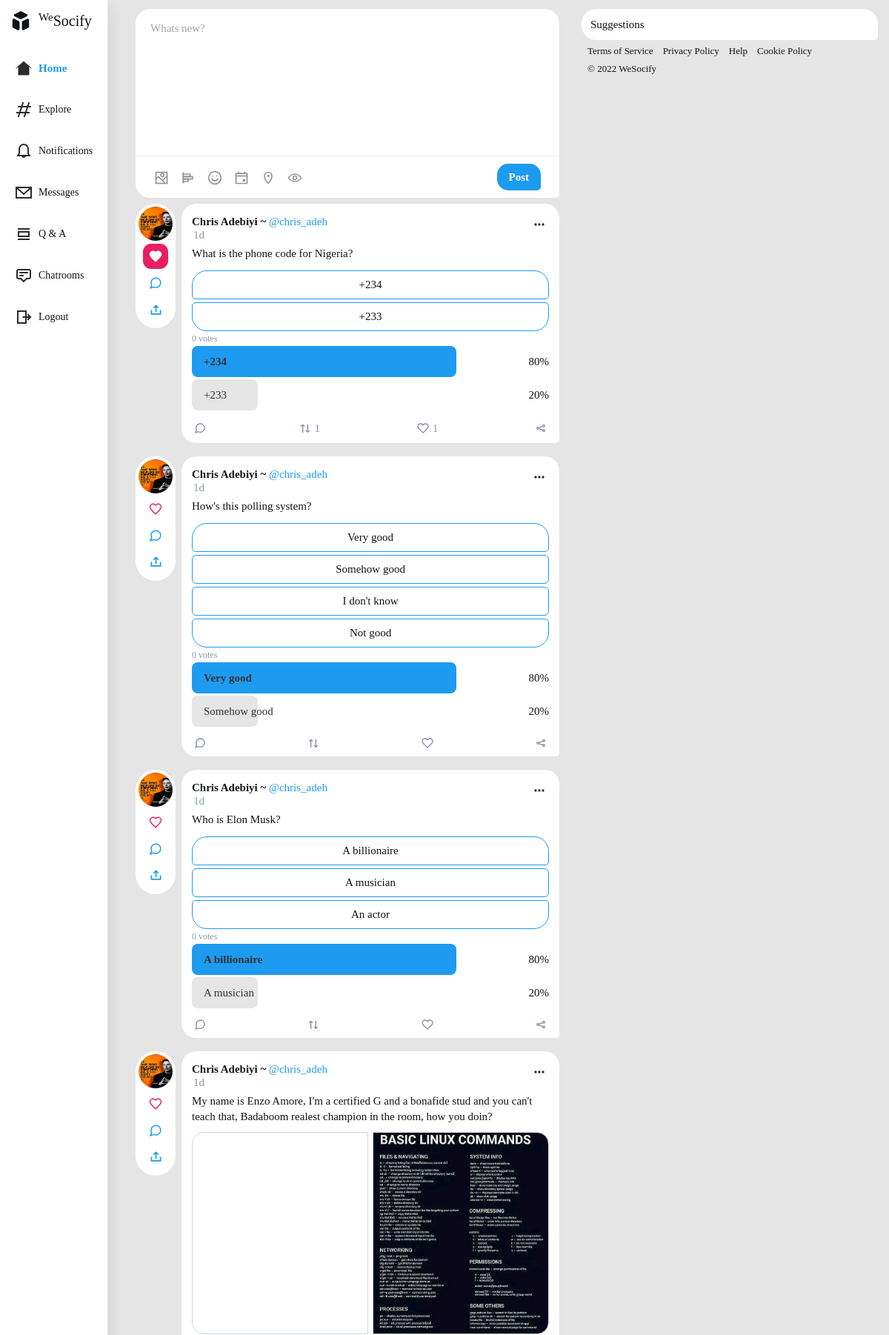
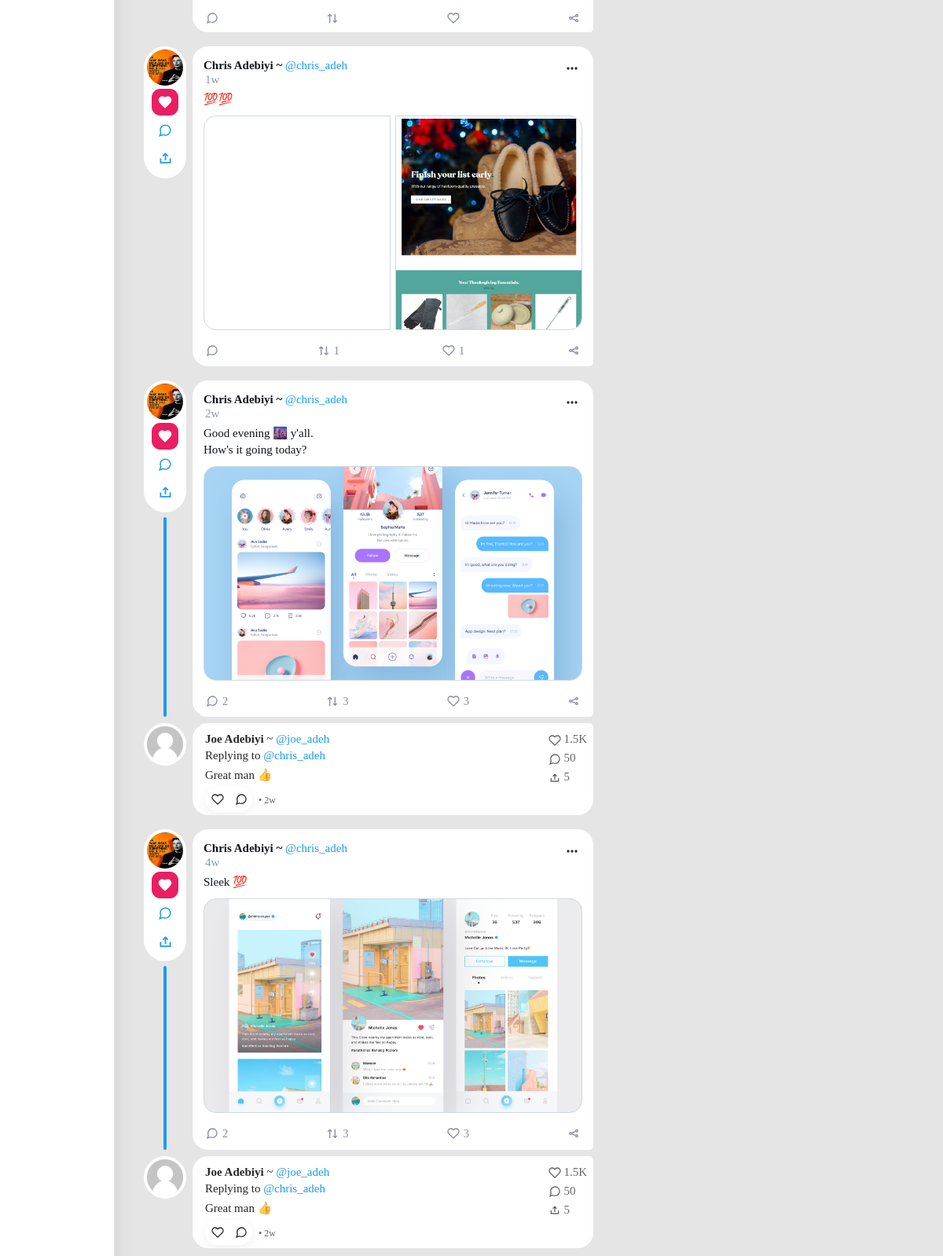
Screenshot of / (signed in, upper part) with the database file from the repository (2 pictures, top to bottom).
### feed/models.py (models this page shows)
class Feed(models.Model):
    user = models.ForeignKey(User, on_delete=models.CASCADE)
    username = models.CharField(max_length=100)
    text = models.TextField(null=True, blank=True)
    likes = models.ManyToManyField(User, blank=True, related_name="feed_likes")
    created_at = models.DateTimeField(auto_now_add=True)
    class Meta:
        ordering = ('created_at',)

class FeedPoll(models.Model):
    feed = models.ForeignKey(Feed, default=None, related_name="feed_poll", on_delete=models.CASCADE)
    choice_1 = models.CharField(max_length=25)
    choice_2 = models.CharField(max_length=25)
    choice_3 = models.CharField(max_length=25, null=True)
    choice_4 = models.CharField(max_length=25, null=True)
    votes = models.IntegerField(default=0)
    created_at = models.DateTimeField(auto_now_add=True)

class FeedImages(models.Model):
    feed = models.ForeignKey(Feed, default=None, related_name="images", on_delete=models.CASCADE)
    image = models.ImageField(upload_to=get_image_filename, verbose_name='feed_images', null=True, blank=True)
    uploaded_at = models.DateTimeField(auto_now_add=True)

class FeedComments(models.Model):
    user = models.ForeignKey(User, null=True, blank=True, on_delete=models.CASCADE)
    feed = models.ForeignKey(Feed, default=None, related_name="comments", on_delete=models.CASCADE)
    username = models.CharField(max_length=100)
    text = models.TextField(null=True, blank=True)
    likes = models.ManyToManyField(User, blank=True, related_name="comment_likes")
    created_at = models.DateTimeField(auto_now_add=True)

### accounts/models.py (models this page shows, shortened)
class User(AbstractUser):
    first_name = None
    last_name = None
    name = models.TextField(max_length=50)
    bio = models.TextField(max_length=150, null=True, blank=True)
    avatar = models.ImageField(upload_to=get_image_filename, default='default.png')
    cover = models.ImageField(upload_to=get_cover_image_filename, default='default_cover.png')
    location = models.CharField(max_length=30, blank=True)
    website = models.CharField(max_length=100, blank=True)
    followers = models.ManyToManyField(
        "self", blank=True, related_name="following", symmetrical=False
    )
    birth_date = models.DateField()
    class Meta:
        verbose_name = 'user'
        verbose_name_plural = 'Users'

### feed/views.py (the view)
# urls.py: path('', views.FeedView.get, name='home'),
    @login_required
    def get(request):
        try:
            feed_object = get_user_feed(request)
            feed = pagination(request, feed_object)
            user_following = get_user_following(request.user)
            follow_comment = get_following_comment(user_following)
            user_object = request.user
            context = {
            'page_title': "Home",
            'post_form': postForm(),
            'user_profile': user_object,
            'following': user_following,
            'posts': feed,
            'follow_comment': follow_comment,
            }
            return render(request, 'feed/content.html', context)
        except Feed.DoesNotExist:
            return render(request, 'feed/content.html', context)

### feed/forms.py
class postForm(forms.ModelForm):
	text = forms.CharField(max_length=500, widget=forms.Textarea)
	class Meta:
		model = Feed
		fields = ('text',)

### feed/utils.py (called while the page is built)
def pagination(request, obj):
    if request.method == "POST":
    	page = request.POST['page']
    page = 1
    start = (page - 1) * PER_PAGE
    end = start + PER_PAGE
    feed_list = [feed for feed in obj]
    feed = feed_list[start:end]
    return feed

def get_user_following(obj):
    user_following = obj.following.all()
    following = []
    for follow in user_following:
      following.append(follow.username)
    return following

def get_user_feed(request):
	user_following_list = []
	feed_list = []
	feed_object = Feed.objects.select_related('user').filter(user__username=request.user.username).order_by('-id')
	feed_list.append(feed_object)
	user_following = request.user.following.all()
	for following in user_following:
	  feed_object = Feed.objects.filter(user__id=following.id).order_by('-id')
	  feed_list.append(feed_object)
	output = list(chain(*feed_list))
	return output

def get_following_comment(following):
  try:
    output = []
    for follow in following:
      comment = FeedComments.objects.select_related().filter(user__username=follow)[:1]
      for c in comment:
        output.append(c)
    return output
  except Feed.DoesNotExist:
    return None

### moments/templatetags/custom_date.py (called while the page is built, shortened)
@register.filter(name='custom_date')
def custom_date(value):
    now = timezone.now()
    if type(value) is int:
        diff = now - timezone.fromtimestamp(value)
    elif isinstance(value, datetime):
        diff = now - value
    elif not value:
        diff = 0
    second_diff = diff.seconds
    day_diff = diff.days
    if day_diff < 0:
        return ''
    if day_diff < 7:
        return str(day_diff) + "d"
    if day_diff < 31:
        return str(day_diff // 7) + "w"
    if day_diff < 365:
        return str(day_diff // 30) + "mo"
    return str(day_diff // 365) + "y"

### templates/feed/content.html (shortened to what this page needs)
{% extends 'wrapper.html' %}
{% load widget_tweaks humanize static %}
{% block content %}
<section class="container sidebar-boxed">
<div class="row justify-center py-3">
<div class="col-sm-12 col-md-12 col-lg-7 col-xl-7">
<div class="feed-container">
{% include 'feed/partials/create.html' %}
<div id="feed-container">
{% include 'feed/feeds.html' %}
</div>
</div>
</div>
<div class="col-sm-12 col-md-12 col-lg-5 col-xl-5 is-hidden-mobile">
<div class="profile-sidebar">
<div class="ui-block p-3">
<h6> Suggestions </h6>
</div>
<div class="footer-sidebar">
<a href="{% url 'core:terms' %}" class="footer-item">Terms of Service</a>
<a href="{% url 'core:privacy' %}" class="footer-item">Privacy Policy</a>
<a href="" class="footer-item">Help</a>
<a href="" class="footer-item">Cookie Policy</a>
<a class="footer-item">© {% now "Y" %} WeSocify</a>
</div>
</div>
</div>
</div>
</section>
{% endblock %}

### templates/feed/feeds.html (shortened to what this page needs)
{% load custom_date humanize static %}
{% for post in posts %}
<div class="ui-feed {% if post.comments.all %}has-comment{% endif %}" id="feed{{post.id}}">
<div class="ui-feed-thumb">
<div class="ui-feed-thumb-inner">
<a href="{% url 'accounts:profile' username=post.user.username %}" class="rounded-full">
<img src="{{post.user.avatar.url}}" class="bg-gray-200 rounded-full w-12 h-12">
</a>
{% include 'feed/partials/action_buttons.html' %}
</div>
<div class="ui-thread-line"></div>
</div>
<div class="ui-feed-contents ui-block">
<div class="ui-feed-author">
<div class="ui-feed-name">{{post.user.name}} ~ <a href="{% url 'accounts:profile' username=post.user.username %}" class="ui-at ui-feed-uname">@{{post.username}}</a>
<div class="ui-feed-time">{{post.created_at|custom_date}}</div>
</div>
<div class="ui-feed-btn hover:bg-gray-200 transition" style="z-index: 1;" data-id="{{post.id}}" hx-get="{% url 'feed:menu' pk=post.id %}" hx-target="#feed-menu-modal" hx-swap="outerHTML">
<svg role="img" class="icon icon--20" xmlns="http://www.w3.org/2000/svg" width="24" height="24" viewBox="0 0 24 24">
<circle cx="12" cy="12" r="1"></circle>
<circle cx="6" cy="12" r="1"></circle>
<circle cx="18" cy="12" r="1"></circle>
</svg>
</div>
</div>
<div class="ui-feed-text" id="feed-text{{post.id}}">{{post.text|linebreaksbr|safe}}</div>
{% if post.images.all.count == 1 %}
<div class="feed-image" uk-lightbox>
{% for image in post.images.all %}
<a class="feed-image-item" href="{{image.image.url}}" style="background-image: url({{image.image.url}});display: block;" title="{{post.username}}'s post"></a>
{% endfor %}
</div>
{% elif post.images.all.count == 2 %}
<div class="feed-image" uk-lightbox>
<div class="feed-image-column">
{% for image in post.images.all %}
<a class="feed-image-item image-item" href="{{image.image.url}}" style="background-image: url({{image.image.url}});" title="{{post.username}}'s post"></a>
{% endfor %}
</div>
</div>
{% endif %}
{% if post.feed_poll.all %}
<div class="ui-poll-wrapper" data-feed="{{ post.id }}">
{% with poll=post.feed_poll.all %}
{% for p in poll %}
<a class="uk-button uk-button-default" data-id="{{ p.id }}" data-choice="1">{{ p.choice_1 }}</a>
<a class="uk-button uk-button-default" data-id="{{ p.id }}" data-choice="2">{{ p.choice_2 }}</a>
{% if p.choice_3 %}
<a class="uk-button uk-button-default" data-id="{{ p.id }}" data-choice="3">{{ p.choice_3 }}</a>
{% endif %}
{% if p.choice_4 %}
<a class="uk-button uk-button-default" data-id="{{ p.id }}" data-choice="4">{{ p.choice_4 }}</a>
{% endif %}
<p class="ui-poll-stats"> {{ p.votes }} votes </p>
<div class="ui-poll-result">
<div class="ui-result-wrapper">
<div class="uk-button uk-button-default selected"><span class="text">{{ p.choice_1 }}</span> <span class="bg" style="width: 80%;"></span></div> <span> 80% </span>
</div>
<div class="ui-result-wrapper">
<div class="uk-button uk-button-default"><span class="text">{{ p.choice_2 }}</span> <span class="bg" style="width: 20%;"></span></div> <span> 20% </span>
</div>
</div>
{% endfor %}
{% endwith %}
</div>
{% endif %}
<div class="ui-feed-footer pt-2 space-y-3">
<div class="ui-feed-footer-inner">
<div class="social-count">
<div class="comments-count">
{% if post.comments.all.count >= 1 %}
<span>{{post.comments.count|intword}}</span>
{% endif %}
</div>
<div class="shares-count">
<svg role="img" class="icon" width="24" height="24" viewBox="0 0 24 24" xmlns="http://www.w3.org/2000/svg">
<desc id="swapVerticalIconDesc"></desc>
<path d="M4 8L7 5L10 8"></path>
<path d="M7 20L7 6"></path>
<path d="M20 17L17 20L14 17"></path>
<path d="M17 5L17 19"></path>
</svg>
{% if post.likes.all.count >= 1 %}
<span>{{post.likes.count|intword}}</span>
{% endif %}
</div>
<div class="likes-count">
{% if post.likes.all.count >= 1 %}
<span>{{post.likes.count|intword}}</span>
{% endif %}
</div>
<div class="likes-count">
</div>
</div>
</div>
</div>
</div>
</div>
{% if post.comments.all %}
{% for comment in follow_comment %}
<div class="ui-comment-list w-full" id="comment{{post.id}}">
<div class="ui-comment-thumb">
<a href="{% url 'accounts:profile' username=comment.user.username %}" class="rounded-full">
<img src="{{comment.user.avatar.url}}" class="bg-gray-200 rounded-full w-12 h-12" alt="{{comment.user.username}}'s picture">
</a>
</div>
<div class="ui-comment-container flex relative w-full">
<div class="ui-comment h-full relative lg:ml-5">
<div class="ui-comment-user"><span class="font-bold">{{comment.user.name}}</span>  ~ <a href="{% url 'accounts:profile' username=comment.user.username %}" class="ui-at">@{{comment.user.username}}</a>
</div>
<p>Replying to <a href="{% url 'accounts:profile' username=post.user.username %}" class="ui-at">@{{post.user.username}}</a></p>
<div class="ui-comment-text">{{comment.text|linebreaksbr|safe}}</div>
<div class="ui-comment-buttons">
<div class="ui-comment-time"> • {{comment.created_at|custom_date}}</div>
<button class="ui-comment-button ui-like-button">
</button>
<button class="ui-comment-button">
</button>
</div>
</div>
<div class="ui-comment-menu">
<div class="modal-trigger" data-modal="feed-menu-modal" data-id="{{post.id}}"><i class="icon-feather-chevron-down font-medium hover:bg-gray-200 rounded-full p-2 transition"></i>
</div>
<div class="ui-comment-stats">
<div class="ui-stats"><svg class="icon" width="16" height="16" viewBox="0 0 24 24" fill="none" stroke="currentColor" stroke-width="2" stroke-linecap="round" stroke-linejoin="round"><path d="M20.84 4.61a5.5 5.5 0 0 0-7.78 0L12 5.67l-1.06-1.06a5.5 5.5 0 0 0-7.78 7.78l1.06 1.06L12 21.23l7.78-7.78 1.06-1.06a5.5 5.5 0 0 0 0-7.78z"></path></svg>
<span>1.5K</span></div>
<div class="ui-stats"> <span>50</span></div>
<div class="ui-stats">
<svg class="icon stroke-current" width="16" height="16" viewBox="0 0 24 24" xmlns="http://www.w3.org/2000/svg"><path d="M12 14V6"></path><path d="M9 8L12 5L15 8"></path><path d="M5 13V18H19V13"></path></svg>
<span>5</span></div>
</div>
</div>
</div>
</div>
{% endfor %}
{% endif %}
{% empty %}
<div class="p-4">
<h3 class="text-xl font-bold">You're all caught up</h3>
<div class="mt-2"><p> Your feeds and feeds from people you follow will show up here. </p></div>
</div>
{% endfor %}

### templates/feed/partials/action_buttons.html (shortened to what this page needs)
<div class="control-block-button post-control-button" id="actions{{post.id}}">
<a class="like-button {% if request.user in post.likes.all %}is-liked{% endif %}" hx-post="{% url 'feed:like' pk=post.id %}" hx-target="#feed{{post.id}}" hx-swap="outerHTML" data-id="{{post.id}}">
</a>
<a class="hover:bg-gray-200 transition" href="{% url 'feed:view' username=post.user.username pk=post.id %}">
</a>
<a class="hover:bg-gray-200 transition">
<svg class="icon icon-share stroke-current" width="24" height="24" viewBox="0 0 24 24" xmlns="http://www.w3.org/2000/svg"><path d="M12 14V6"></path><path d="M9 8L12 5L15 8"></path><path d="M5 13V18H19V13"></path></svg>
</a>
</div>

### static/css/main-2.css (style rules this page uses)
.container.sidebar-boxed { max-width: 1040px !important; }

### rows the page displays
Feed: user.avatar (picture), user.name "Chris Adebiyi", username "chris_adeh", created_at|custom_date "1d", text "What is the phone code for Nigeria?", likes.count "1"
FeedPoll: choice_1 "+234", choice_2 "+233", votes "0"
Feed: user.avatar (picture), user.name "Chris Adebiyi", username "chris_adeh", created_at|custom_date "1d", text "How's this polling system?"
FeedPoll: choice_1 "Very good", choice_2 "Somehow good", choice_3 "I don't know", choice_4 "Not good", votes "0"
Feed: user.avatar (picture), user.name "Chris Adebiyi", username "chris_adeh", created_at|custom_date "1d", text "Who is Elon Musk?"
FeedPoll: choice_1 "A billionaire", choice_2 "A musician", choice_3 "An actor", votes "0"
Feed: user.avatar (picture), user.name "Chris Adebiyi", username "chris_adeh", created_at|custom_date "1d", text "My name is Enzo Amore, I'm a certified G and a bonafide stud and you can't teach that, Badaboom realest champion in the room, how you doin?"
FeedImages: image (picture)
Feed: user.avatar (picture), user.name "Chris Adebiyi", username "chris_adeh", created_at|custom_date "1w", text "💯💯", likes.count "1"
FeedImages: image (picture)
Feed: user.avatar (picture), user.name "Chris Adebiyi", username "chris_adeh", created_at|custom_date "2w", text "Good evening 🌆 y'all. How's it going today?", comments.count "2", likes.count "3", user.username "chris_adeh"
FeedImages: image (picture)
FeedComments: user.avatar (placeholder picture), user.name "Joe Adebiyi", user.username "joe_adeh", text "Great man 👍", created_at|custom_date "2w"
Feed: user.avatar (picture), user.name "Chris Adebiyi", username "chris_adeh", created_at|custom_date "4w", text "Sleek 💯", comments.count "2", likes.count "3", user.username "chris_adeh"
FeedImages: image (picture)
